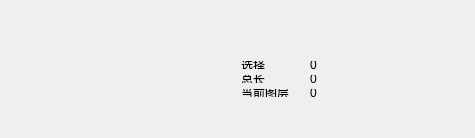
<?xml version="1.0" encoding="UTF-8"?>
<ui version="4.0">
 <class>QG_SelectionWidget</class>
 <widget class="QWidget" name="QG_SelectionWidget">
  <property name="geometry">
   <rect>
    <x>0</x>
    <y>0</y>
    <width>475</width>
    <height>138</height>
   </rect>
  </property>
  <property name="sizePolicy">
   <sizepolicy hsizetype="Minimum" vsizetype="Minimum">
    <horstretch>0</horstretch>
    <verstretch>0</verstretch>
   </sizepolicy>
  </property>
  <property name="minimumSize">
   <size>
    <width>112</width>
    <height>29</height>
   </size>
  </property>
  <property name="maximumSize">
   <size>
    <width>500</width>
    <height>138</height>
   </size>
  </property>
  <property name="windowTitle">
   <string>Selection</string>
  </property>
  <widget class="QWidget" name="layoutWidget">
   <property name="geometry">
    <rect>
     <x>230</x>
     <y>50</y>
     <width>191</width>
     <height>58</height>
    </rect>
   </property>
   <layout class="QHBoxLayout" name="horizontalLayout" stretch="1,15">
    <property name="spacing">
     <number>2</number>
    </property>
    <property name="sizeConstraint">
     <enum>QLayout::SetDefaultConstraint</enum>
    </property>
    <item>
     <layout class="QVBoxLayout" name="verticalLayout">
      <item>
       <widget class="QLabel" name="lLabel">
        <property name="sizePolicy">
         <sizepolicy hsizetype="Maximum" vsizetype="Preferred">
          <horstretch>0</horstretch>
          <verstretch>0</verstretch>
         </sizepolicy>
        </property>
        <property name="minimumSize">
         <size>
          <width>0</width>
          <height>0</height>
         </size>
        </property>
        <property name="maximumSize">
         <size>
          <width>100</width>
          <height>20</height>
         </size>
        </property>
        <property name="frameShape">
         <enum>QFrame::NoFrame</enum>
        </property>
        <property name="frameShadow">
         <enum>QFrame::Plain</enum>
        </property>
        <property name="text">
         <string>选择</string>
        </property>
        <property name="wordWrap">
         <bool>false</bool>
        </property>
       </widget>
      </item>
      <item>
       <widget class="QLabel" name="lLabelLength">
        <property name="minimumSize">
         <size>
          <width>0</width>
          <height>0</height>
         </size>
        </property>
        <property name="maximumSize">
         <size>
          <width>100</width>
          <height>20</height>
         </size>
        </property>
        <property name="frameShape">
         <enum>QFrame::NoFrame</enum>
        </property>
        <property name="frameShadow">
         <enum>QFrame::Plain</enum>
        </property>
        <property name="text">
         <string>总长</string>
        </property>
        <property name="wordWrap">
         <bool>false</bool>
        </property>
       </widget>
      </item>
      <item>
       <widget class="QLabel" name="lLabelLength_2">
        <property name="minimumSize">
         <size>
          <width>0</width>
          <height>0</height>
         </size>
        </property>
        <property name="maximumSize">
         <size>
          <width>100</width>
          <height>20</height>
         </size>
        </property>
        <property name="frameShape">
         <enum>QFrame::NoFrame</enum>
        </property>
        <property name="frameShadow">
         <enum>QFrame::Plain</enum>
        </property>
        <property name="text">
         <string>当前图层</string>
        </property>
        <property name="wordWrap">
         <bool>false</bool>
        </property>
       </widget>
      </item>
     </layout>
    </item>
    <item>
     <layout class="QVBoxLayout" name="verticalLayout_2">
      <item>
       <widget class="QLabel" name="lEntities">
        <property name="maximumSize">
         <size>
          <width>100</width>
          <height>20</height>
         </size>
        </property>
        <property name="focusPolicy">
         <enum>Qt::NoFocus</enum>
        </property>
        <property name="toolTip">
         <string>&lt;!DOCTYPE HTML PUBLIC &quot;-//W3C//DTD HTML 4.0//EN&quot; &quot;http://www.w3.org/TR/REC-html40/strict.dtd&quot;&gt;
&lt;html&gt;&lt;head&gt;&lt;meta name=&quot;qrichtext&quot; content=&quot;1&quot; /&gt;&lt;style type=&quot;text/css&quot;&gt;
p, li { white-space: pre-wrap; }
&lt;/style&gt;&lt;/head&gt;&lt;body style=&quot; font-family:'Helvetica'; font-size:7pt; font-weight:400; font-style:normal;&quot;&gt;
&lt;p style=&quot; margin-top:0px; margin-bottom:0px; margin-left:0px; margin-right:0px; -qt-block-indent:0; text-indent:0px;&quot;&gt;Number of selected entities&lt;/p&gt;&lt;/body&gt;&lt;/html&gt;</string>
        </property>
        <property name="text">
         <string notr="true">0</string>
        </property>
        <property name="wordWrap">
         <bool>false</bool>
        </property>
        <property name="indent">
         <number>0</number>
        </property>
       </widget>
      </item>
      <item>
       <widget class="QLabel" name="lTotalLength">
        <property name="maximumSize">
         <size>
          <width>100</width>
          <height>20</height>
         </size>
        </property>
        <property name="focusPolicy">
         <enum>Qt::NoFocus</enum>
        </property>
        <property name="toolTip">
         <string>&lt;!DOCTYPE HTML PUBLIC &quot;-//W3C//DTD HTML 4.0//EN&quot; &quot;http://www.w3.org/TR/REC-html40/strict.dtd&quot;&gt;
&lt;html&gt;&lt;head&gt;&lt;meta name=&quot;qrichtext&quot; content=&quot;1&quot; /&gt;&lt;style type=&quot;text/css&quot;&gt;
p, li { white-space: pre-wrap; }
&lt;/style&gt;&lt;/head&gt;&lt;body style=&quot; font-family:'Helvetica'; font-size:7pt; font-weight:400; font-style:normal;&quot;&gt;
&lt;p style=&quot; margin-top:0px; margin-bottom:0px; margin-left:0px; margin-right:0px; -qt-block-indent:0; text-indent:0px;&quot;&gt;Total length of selected entities&lt;/p&gt;&lt;/body&gt;&lt;/html&gt;</string>
        </property>
        <property name="text">
         <string notr="true">0</string>
        </property>
        <property name="wordWrap">
         <bool>false</bool>
        </property>
       </widget>
      </item>
      <item>
       <widget class="QLabel" name="lTotalLength_2">
        <property name="maximumSize">
         <size>
          <width>100</width>
          <height>20</height>
         </size>
        </property>
        <property name="focusPolicy">
         <enum>Qt::NoFocus</enum>
        </property>
        <property name="toolTip">
         <string>&lt;!DOCTYPE HTML PUBLIC &quot;-//W3C//DTD HTML 4.0//EN&quot; &quot;http://www.w3.org/TR/REC-html40/strict.dtd&quot;&gt;
&lt;html&gt;&lt;head&gt;&lt;meta name=&quot;qrichtext&quot; content=&quot;1&quot; /&gt;&lt;style type=&quot;text/css&quot;&gt;
p, li { white-space: pre-wrap; }
&lt;/style&gt;&lt;/head&gt;&lt;body style=&quot; font-family:'Helvetica'; font-size:7pt; font-weight:400; font-style:normal;&quot;&gt;
&lt;p style=&quot; margin-top:0px; margin-bottom:0px; margin-left:0px; margin-right:0px; -qt-block-indent:0; text-indent:0px;&quot;&gt;Total length of selected entities&lt;/p&gt;&lt;/body&gt;&lt;/html&gt;</string>
        </property>
        <property name="text">
         <string notr="true">0</string>
        </property>
        <property name="wordWrap">
         <bool>false</bool>
        </property>
       </widget>
      </item>
     </layout>
    </item>
   </layout>
  </widget>
 </widget>
 <layoutdefault spacing="6" margin="11"/>
 <resources/>
 <connections/>
</ui>
